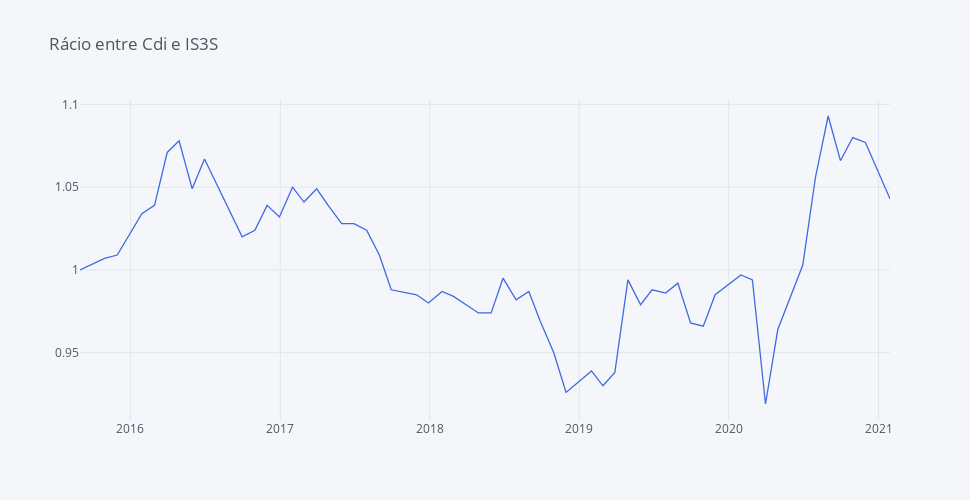

The notebook cell this image was saved under:
### Code cell
round(fundos_norm['Cdi'] / fundos_norm['IS3S'], 3).iplot(yTitle='', title='Rácio entre Cdi e IS3S',  colors=['royalblue', 'orange', 'dimgray'], dimensions = dimensions)

### Figure 1 — Plotly figure (JSON) as saved in the notebook; plotly's stock layout.template omitted (floating-point values rounded to 4 significant figures)
{"data": [{"line": {"color": "rgba(65, 105, 225, 1.0)", "dash": "solid", "shape": "linear", "width": 1.3}, "mode": "lines", "name": "None", "text": "", "type": "scatter", "x": ["2015-08-31", "2015-10-30", "2015-11-30", "2016-01-29", "2016-02-29", "2016-03-31", "2016-04-29", "2016-05-31", "2016-06-30", "2016-07-29", "2016-08-31", "2016-09-30", "2016-10-31", "2016-11-30", "2016-12-30", "2017-01-31", "2017-02-28", "2017-03-31", "2017-04-28", "2017-05-31", "2017-06-30", "2017-07-31", "2017-08-31", "2017-09-29", "2017-11-30", "2017-12-29", "2018-01-31", "2018-02-28", "2018-04-30", "2018-05-31", "2018-06-29", "2018-07-31", "2018-08-31", "2018-09-28", "2018-10-31", "2018-11-30", "2019-01-31", "2019-02-28", "2019-03-29", "2019-04-30", "2019-05-31", "2019-06-28", "2019-07-31", "2019-08-30", "2019-09-30", "2019-10-31", "2019-11-29", "2020-01-31", "2020-02-28", "2020-03-31", "2020-04-30", "2020-05-29", "2020-06-30", "2020-07-31", "2020-08-31", "2020-09-30", "2020-10-30", "2020-11-30", "2021-01-29"], "y": [1, 1.007, 1.009, 1.034, 1.039, 1.071, 1.078, 1.049, 1.067, 1.052, 1.035, 1.02, 1.024, 1.039, 1.032, 1.05, 1.041, 1.049, 1.039, 1.028, 1.028, 1.024, 1.009, 0.988, 0.985, 0.98, 0.987, 0.984, 0.974, 0.974, 0.995, 0.982, 0.987, 0.969, 0.95, 0.926, 0.939, 0.93, 0.938, 0.994, 0.979, 0.988, 0.986, 0.992, 0.968, 0.966, 0.985, 0.997, 0.994, 0.919, 0.964, 0.983, 1.003, 1.056, 1.093, 1.066, 1.08, 1.077, 1.043]}], "layout": {"height": 500, "legend": {"bgcolor": "#F5F6F9", "font": {"color": "#4D5663"}}, "paper_bgcolor": "#F5F6F9", "plot_bgcolor": "#F5F6F9", "title": {"font": {"color": "#4D5663"}, "text": "Rácio entre Cdi e IS3S"}, "width": 970, "xaxis": {"autorange": true, "gridcolor": "#E1E5ED", "range": ["2015-08-31", "2021-01-29"], "showgrid": true, "tickfont": {"color": "#4D5663"}, "title": {"font": {"color": "#4D5663"}, "text": ""}, "type": "date", "zerolinecolor": "#E1E5ED"}, "yaxis": {"autorange": true, "gridcolor": "#E1E5ED", "range": [0.9093, 1.103], "showgrid": true, "tickfont": {"color": "#4D5663"}, "title": {"font": {"color": "#4D5663"}, "text": ""}, "type": "linear", "zerolinecolor": "#E1E5ED"}}}
